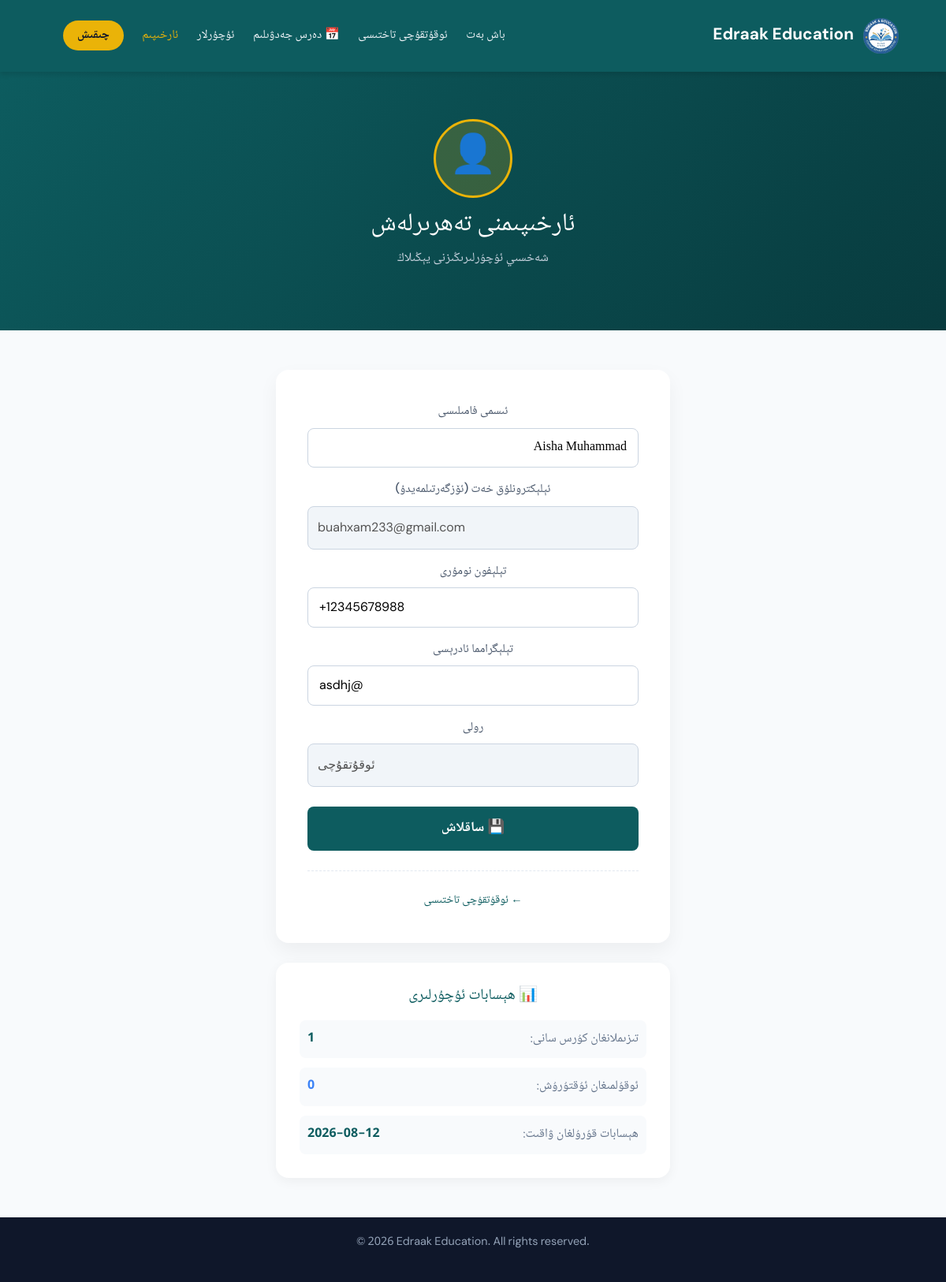
Page /profile/ (signed in) on the committed database.
### courses/models.py (models this page shows, shortened)
class SiteSettings(models.Model):
    site_name = models.CharField(max_length=200, default='Edraak Education', verbose_name="توربەت ئىسمى (ئېنگلىزچە)")
    site_name_ug = models.CharField(max_length=200, default='ئىدراك مائارىپى', verbose_name="توربەت ئىسمى (ئۇيغۇرچە)")
    tagline = models.CharField(max_length=300, blank=True, default='Guiding the Future | كەلگۈسىگە يېتەكلەش',
                               verbose_name="شۇئار")
    logo = models.ImageField(upload_to='site/', blank=True, null=True, verbose_name="لوگو رەسىمى")
    about_title_ug = models.CharField(max_length=200, default='ئىدراك مائارىپى غايىسى',
                                      verbose_name="بىز ھەققىدە ماۋزۇسى (ئۇيغۇرچە)")
    about_text_ug = models.TextField(blank=True, verbose_name="بىز ھەققىدە مەزمۇنى (ئۇيغۇرچە)")
    about_title_en = models.CharField(max_length=200, default='Our Mission',
                                      verbose_name="بىز ھەققىدە ماۋزۇسى (ئېنگلىزچە)")
    about_text_en = models.TextField(blank=True, verbose_name="بىز ھەققىدە مەزمۇنى (ئېنگلىزچە)")
    whatsapp = models.CharField(max_length=50, blank=True, default='905444362947',
                                verbose_name="WhatsApp نومۇرى (پەقەت سان)")
    telegram = models.CharField(max_length=100, blank=True, default='salman_muallim', verbose_name="Telegram ئادرېسى")
    email = models.EmailField(blank=True, default='salmanuyghur3@gmail.com', verbose_name="Email")
    phone = models.CharField(max_length=50, blank=True, default='+90 544 436 29 47',
                             verbose_name="تېلېفون نومۇرى (كۆرۈنۈش)")
    address = models.CharField(max_length=300, blank=True, verbose_name="ئادرېس")
    footer_text = models.CharField(max_length=300, blank=True, default='© 2026 Edraak Education. All rights reserved.',
                                   verbose_name="Footer تېكىستى")
    class Meta:
        verbose_name = "توربەت تەڭشەكلىرى"
        verbose_name_plural = "توربەت تەڭشەكلىرى"
    @classmethod
    def get_settings(cls):
        settings, created = cls.objects.get_or_create(id=1)
        return settings

class CustomUser(AbstractUser):
    ROLE_CHOICES = [
        ('student', 'ئوقۇغۇچى'),
        ('teacher', 'ئوقۇتقۇچى'),
        ('admin', 'باشقۇرغۇچى'),
    ]
    phone = models.CharField(max_length=20, blank=True, verbose_name="تېلېفون نومۇرى")
    telegram_id = models.CharField(max_length=100, blank=True, verbose_name="تېلېگرامما ئادرېسى")
    full_name = models.CharField(max_length=200, blank=True, verbose_name="ئىسمى فامىلىسى")
    role = models.CharField(max_length=20, choices=ROLE_CHOICES, default='student', verbose_name="رولى")
    class Meta:
        verbose_name = "ئىشلەتكۈچى"
        verbose_name_plural = "ئىشلەتكۈچىلەر"
    def is_teacher(self):
        return self.role == 'teacher'

### courses/views.py (the view, shortened to what this page needs)
# urls.py: path('profile/', views.profile_view, name='profile'),
@login_required
def profile_view(request):
    return render(request, 'profile.html')

### courses/context_processors.py (called while the page is built)
def site_settings(request):
    return {
        'settings': SiteSettings.get_settings()
    }

### courses/templates/profile.html (shortened to what this page needs)
{% extends 'base.html' %}
{% block content %}
<header>
    <div class="navbar">
        <div class="logo-area">
            {% if settings.logo %}
            <img src="{{ settings.logo.url }}" alt="{{ settings.site_name }}" style="width: 45px; height: 45px; object-fit: contain; border-radius: 8px;">
            {% endif %}
            <a href="{% url 'index' %}" class="brand-name" style="text-decoration:none;"> {{ settings.site_name }}</a>
        </div>
        <div class="nav-menu">
            <nav>
                <a href="{% url 'index' %}">باش بەت</a>
                {% if user.is_teacher %}
                    <a href="{% url 'teacher_dashboard' %}">ئوقۇتقۇچى تاختىسى</a>
                    <a href="{% url 'teacher_schedule' %}">📅 دەرس جەدۋىلىم</a>
                {% else %}
                    <a href="{% url 'my_enrollments' %}">مېنىڭ كۇرسلىرىم</a>
                    <a href="{% url 'my_schedule' %}">📅 دەرس جەدۋىلىم</a>
                {% endif %}
                <a href="{% url 'messages_view' %}">ئۇچۇرلار</a>
                <a href="{% url 'profile' %}" style="color: #eab308;">ئارخىپىم</a>
                <a href="{% url 'logout' %}" class="login-nav-btn">چىقىش</a>
            </nav>
        </div>
    </div>
</header>
<section style="background: linear-gradient(135deg, #0d5c5f 0%, #083b3e 100%); color: white; padding: 60px 5%;">
    <div style="max-width: 600px; margin: 0 auto; text-align: center;">
        <div style="width: 100px; height: 100px; border-radius: 50%; background: rgba(234,179,8,0.2); display: flex; align-items: center; justify-content: center; font-size: 3rem; margin: 0 auto 15px auto; border: 3px solid #eab308;">
            👤
        </div>
        <h1 style="font-size: 2rem; margin-bottom: 10px;">ئارخىپىمنى تەھرىرلەش</h1>
        <p style="color: #cbd5e1;">شەخسىي ئۇچۇرلىرىڭىزنى يېڭىلاڭ</p>
    </div>
</section>
<section style="padding: 50px 5%;">
    <div style="max-width: 500px; margin: 0 auto; direction: rtl;">
        <div style="background: white; padding: 40px; border-radius: 16px; box-shadow: 0 10px 25px rgba(0,0,0,0.05);">
            <form method="POST" action="{% url 'profile' %}">
                <div class="form-group">
                    <label>ئىسمى فامىلىسى</label>
                    <input type="text" name="full_name" value="{{ user.full_name }}" class="name-input" required>
                </div>
                <div class="form-group">
                    <label>ئېلېكترونلۇق خەت (ئۆزگەرتىلمەيدۇ)</label>
                    <input type="email" value="{{ user.email }}" disabled style="background: #f1f5f9; cursor: not-allowed; width: 100%; padding: 12px; border: 1px solid #cbd5e1; border-radius: 8px;">
                </div>
                <div class="form-group">
                    <label>تېلېفون نومۇرى</label>
                    <input type="tel" name="phone" value="{{ user.phone }}" required>
                </div>
                <div class="form-group">
                    <label>تېلېگرامما ئادرېسى</label>
                    <input type="text" name="telegram_id" value="{{ user.telegram_id }}" required>
                </div>
                <div class="form-group">
                    <label>رولى</label>
                    <input type="text" value="{{ user.get_role_display }}" disabled style="background: #f1f5f9; cursor: not-allowed; width: 100%; padding: 12px; border: 1px solid #cbd5e1; border-radius: 8px;">
                </div>
                <button type="submit" class="login-submit-btn">💾 ساقلاش</button>
            </form>
            <div style="margin-top: 25px; padding-top: 25px; border-top: 1px dashed #e2e8f0; text-align: center;">
                {% if user.is_teacher %}
                <a href="{% url 'teacher_dashboard' %}" style="color: #0d5c5f; text-decoration: none; font-size: 0.9rem; display: inline-block; margin: 0 10px;">← ئوقۇتقۇچى تاختىسى</a>
                {% else %}
                <a href="{% url 'my_enrollments' %}" style="color: #0d5c5f; text-decoration: none; font-size: 0.9rem; display: inline-block; margin: 0 10px;">← مېنىڭ كۇرسلىرىم</a>
                {% endif %}
            </div>
        </div>
        <div style="background: white; padding: 30px; border-radius: 16px; box-shadow: 0 4px 15px rgba(0,0,0,0.05); margin-top: 25px;">
            <h3 style="color: #0d5c5f; margin-bottom: 20px; font-size: 1.2rem;">📊 ھېسابات ئۇچۇرلىرى</h3>
            <div style="display: flex; flex-direction: column; gap: 12px;">
                <div style="display: flex; justify-content: space-between; padding: 10px; background: #f8fafc; border-radius: 8px;">
                    <span style="color: #64748b;">تىزىملانغان كۇرس سانى:</span>
                    <strong style="color: #0d5c5f;">{{ user.enrollments.count }}</strong>
                </div>
                <div style="display: flex; justify-content: space-between; padding: 10px; background: #f8fafc; border-radius: 8px;">
                    <span style="color: #64748b;">ئوقۇلمىغان ئۇقتۇرۇش:</span>
                    <strong style="color: #3b82f6;">{{ user.notifications.filter_is_read_false.count|default:"0" }}</strong>
                </div>
                <div style="display: flex; justify-content: space-between; padding: 10px; background: #f8fafc; border-radius: 8px;">
                    <span style="color: #64748b;">ھېسابات قۇرۇلغان ۋاقىت:</span>
                    <strong style="color: #0d5c5f;">{{ user.date_joined|date:"Y-m-d" }}</strong>
                </div>
            </div>
        </div>
    </div>
</section>
<footer>
    <p>{{ settings.footer_text }}</p>
</footer>
{% endblock %}

### static/css/style.css (style rules this page uses)
* { margin: 0; padding: 0; box-sizing: border-box; }
html, body { direction: rtl; text-align: right; }
body { background-color: #f8fafc; color: #1e293b; line-height: 1.8; font-family: 'Noto Naskh Arabic', 'UKIJ Ekran', 'Microsoft Uighur', 'DM Sans', sans-serif; font-size: 16px; }
.en-text, .en-text *, code, pre, input[type="email"], input[type="password"], input[type="tel"], .contact-detail, .hero p, h1 span { font-family: 'DM Sans', -apple-system, BlinkMacSystemFont, 'Segoe UI', sans-serif; direction: ltr; text-align: left; }
header { background-color: #0d5c5f; padding: 15px 5%; position: sticky; top: 0; z-index: 1000; box-shadow: 0 4px 6px rgba(0,0,0,0.1); direction: rtl; }
.navbar { display: flex; justify-content: space-between; align-items: center; flex-wrap: wrap; gap: 15px; }
.logo-area { display: flex; align-items: center; gap: 12px; }
.brand-name { color: #ffffff; font-size: 1.3rem; font-weight: 700; }
.nav-menu { display: flex; align-items: center; flex-wrap: wrap; }
nav a { color: #f1f5f9; text-decoration: none; margin-left: 20px; font-weight: 500; transition: color 0.3s; font-size: 0.95rem; }
.login-nav-btn { background-color: #eab308; color: #0f172a !important; padding: 6px 18px; border-radius: 20px; font-weight: bold; margin-left: 20px; cursor: pointer; transition: 0.3s; }
section { padding: 80px 5%; text-align: center; direction: rtl; }
footer { background-color: #0f172a; color: #94a3b8; text-align: center; padding: 20px; font-size: 0.9rem; direction: ltr; }
.form-group { margin-bottom: 15px; }
.form-group label { display: block; margin-bottom: 6px; color: #475569; font-weight: 500; font-size: 0.95rem; }
.form-group input { width: 100%; padding: 10px 14px; border: 1px solid #cbd5e1; border-radius: 8px; font-size: 1rem; transition: border-color 0.3s; text-align: left; font-family: 'DM Sans', sans-serif; }
.form-group input.name-input { text-align: right; font-family: 'Noto Naskh Arabic', 'UKIJ Ekran', serif; }
.login-submit-btn { width: 100%; background-color: #0d5c5f; color: white; padding: 12px; border: none; border-radius: 8px; font-size: 1.1rem; font-weight: bold; cursor: pointer; transition: background 0.3s; margin-top: 10px; }

### rows in the picture
SiteSettings: logo (picture), site_name "Edraak Education", footer_text "© 2026 Edraak Education. All rights reserved."
CustomUser: full_name "Aisha Muhammad", email "buahxam233@gmail.com", phone "+12345678988", telegram_id "@asdhj", role "ئوقۇتقۇچى", enrollments.count "1", notifications.filter_is_read_false.count "0", date_joined "2026-08-12"
